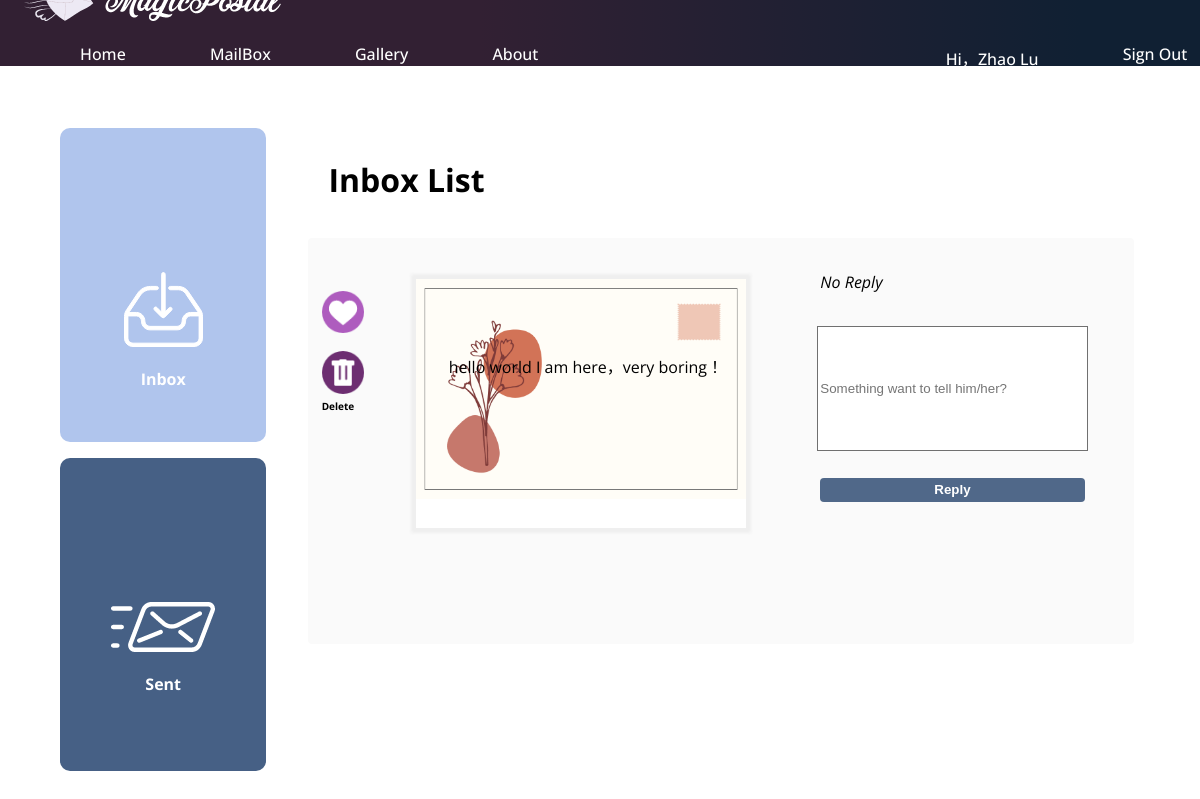
The app's page /inbox-card-open.php?userCardId=13&replyId=26 (signed in) with its own data.
### tables this page shows
CREATE TABLE `user_postcard` (
  `id` int(16) NOT NULL,
  `user_id` int(16) NOT NULL COMMENT 'relate user table id',
  `card_id` int(16) NOT NULL COMMENT 'relate post_card_template table id',
  `content` longtext NOT NULL,
  `stamp_id` int(16) NOT NULL COMMENT 'relate stamp_template table id',
  `send_ip` varchar(20) DEFAULT NULL,
  `country_code` varchar(10) DEFAULT NULL,
  `city_code` varchar(10) DEFAULT NULL,
  `area_code` varchar(10) DEFAULT NULL,
  `status` int(2) NOT NULL COMMENT '1:pending;2:sent;3:deleted',
  `send_to` varchar(100) DEFAULT NULL,
  `send_date` date DEFAULT NULL,
  `created_on` timestamp NOT NULL DEFAULT current_timestamp(),
  `modified_on` timestamp NULL DEFAULT NULL COMMENT 'last modified time'
);

CREATE TABLE `postcard_template` (
  `id` int(16) NOT NULL,
  `card_name` varchar(50) NOT NULL,
  `img_url` varchar(500) NOT NULL,
  `icon_url` varchar(500) DEFAULT NULL,
  `order_no` int(2) NOT NULL,
  `description` varchar(500) DEFAULT NULL COMMENT 'description about the card',
  `created_on` timestamp NOT NULL DEFAULT current_timestamp() ON UPDATE current_timestamp() COMMENT 'created date and time',
  `modified_on` timestamp NULL DEFAULT '0000-00-00 00:00:00' COMMENT 'last modified date and time'
);

### inbox-card-open.php (the view, shortened to what this page needs)
<?php
$userCardId = $_GET["userCardId"];
$replyId = $_GET["replyId"];
include("includes/db-config.php");
$userId = $_SESSION["userId"];
$stmt = $pdo->prepare("SELECT a1.id,a1.`card_id`,a1.`stamp_id`,a1.`content`,a1.`country_code`,a1.`city_code`,a1.`area_code`,a1.`created_on`,
                                a2.`card_name`,a2.`img_url` AS card_url,
                                a3.`stamp_name`,a3.`img_url` AS stamp_url
                                FROM `user_postcard` AS a1
                                LEFT JOIN `postcard_template` AS a2 ON a2.`id` = a1.`card_id`
                                LEFT JOIN `stamp_template` AS a3 ON a3.`id` = a1.`stamp_id`
                                WHERE a1.`id` = '$userCardId'
                                ORDER BY a1.`created_on` DESC, a1.`id` DESC;");
$count = $pdo->query("SELECT count(1) as c FROM `user_postcard_reply` AS a1
                        INNER JOIN `user_postcard` AS a4 ON a4.`id` = a1.`user_postcard_id`
                        WHERE a1.`status` = 2
                        AND a1.`user_postcard_id` = '$userCardId';");
  try{
      $stmt->execute();
  } catch(PDOException $e) {
      echo 'Error: ' . $e->getMessage();
  }
?>
<!DOCTYPE html>
<html>
    <head>
      <link rel="stylesheet" href="css/main.css" />
      <link rel="stylesheet" href="css/send-history-inbox-card-open.css" />
    </head>
    <body>
    <header>
        <div id="header" >
            <?php include("head.php"); ?>
        </div>
    </header>
    <div id="inbox-content">
    <div class="flag">
    <div id="sendinbox">
      <div class='col2 left-top' onclick="location.href='inbox.php'">
            <img src="images/mailbox/mailbox_inbox_icon.png" alt="">
            <p>Inbox</p>
      </div>
      <div class='col2 left-bottom' onclick="location.href='sendbox.php'" >
            <img src="images/mailbox/mailbox_sent_icon.png" alt="">
            <p>Sent</p>
      </div>
  </div>
      <div class='col1 right'>
            <div id="inbox-title">
              <img src="images/back_black.png" alt="">
              <h1>Inbox List</h1>
            </div>
    <?php
        while($row = $stmt->fetch(PDO::FETCH_ASSOC)) {
    ?>
        <div class="showCard-list">
            <div class="cardLeft">
                    <div class="likesDiv">
                        <img id="like_img" src="images/mailbox/mailbox_inbox_card_likes.png" alt="unlike" onclick="like_unlike(<?php echo $userId ?>, <?php echo $userCardId ?>)">
                    </div>
                    <div class="deleteDiv" >
                        <img src="images/mailbox/mailbox_inbox_card_delete.png" alt="" onclick="deleteInnerCard(<?php echo $replyId ?>)">
                        <div id="deletephp"> Delete </div>
                    </div>
            </div>
            <div class="cardMid">
                <div class="cardDetail">
                        <div class="postcard">
                            <img src="images/<?php echo($row['card_url']) ?>" alt=""/>
                        </div>
                        <div class="cardWords">
                            <?php echo($row['content']) ?>
                        </div>
                </div>
            </div>
        <?php
            }
        ?>
            <div class="cardRight">
                <div class="cardInfo">
            <?php
                    foreach($count as $s){
                        if ($s['c']=='0'){
                            echo ("<p>No Reply</p>");
                        }
                    }
            ?>
            </div>
                 <input id="fdback1"type="text" name="" value="" placeholder="Something want to tell him/her?">
                 <input id="replyButton" type="button" name="" value="Reply">
            </div>
        </div>
        </div>
    </div>
    </body>
    </html>

### css/main.css (style rules this page uses)
body { padding:0; margin:0; font-family: 'Open Sans', sans-serif; font-size: 16px; }
#header { background: linear-gradient(to right,#322033 40%, #102033 90%); z-index: 1; width:100%; height:8%; margin:0 auto; position:fixed; top:0; display: flex; justify-content: space-around; align-items: center; }

### css/send-history-inbox-card-open.css (style rules this page uses)
body { background-image: url('../images/mailbox/mailbox_bg.png'); background-size: cover; }
#inbox-content { height: 700px !important; width: auto; margin-top: 8em; margin-bottom: 3em; margin-left: 5vw; margin-right: 7vw; color: transparent; position: absolute; top:0; left:0; }
.flag { position:relative; display:flex; flex-flow:column wrap; width:86vw; height:80vh; }
.right { background:white; }
.left-top { background:#B0C5ED; }
.left-bottom { background:#466085; }
.col1 { width:80%; height:100%; border-radius: 10px; padding: 30px; margin-left: 10px; }
.col2 { border-radius: 10px; cursor: pointer; height: 49%; width: 100%; text-align: center; }
#sendinbox { width:20%; height:100%; border-radius: 10px; padding: 0 .2% 0 0; }
.col2 p { color: white; font-weight: bold; position: relative; }
.left-top { margin-bottom: 6%; }
.left-top img { margin-top: 70%; }
.left-bottom img { margin-top: 70%; }
#inbox-title { width: 100%; float: left; }
#inbox-title h1 { color: black; float: left; margin-top: 0px; }
#inbox-title img { float:left; padding: 10px; }
.showCard-list { margin-top: 5em; background-color: #FAFAFA; color: black; width: 100%; height: 70%; border-radius: 4px; position: relative; }
.cardLeft { width: 8%; height: 100%; float: left; font-weight: bold; position: relative; }
.likesDiv { margin-top: 80%; margin-left: 20%; }
.deleteDiv { margin-left: 20%; }
#likesphp,#deletephp { font-size: 10px; margin: auto; }
.likesDiv img { width: 80%; position: relative; }
.deleteDiv img { width: 80%; position: relative; }
.deleteDiv { margin-top: 20%; }
.cardMid { width: 50%; height: 100%; float: left; }
.cardDetail { width: 80%; background-color:#FFFFFF; margin: 10%; box-shadow: #EFEFEF 0px 0px 3px 5px; }
.postcard { position: relative; }
.postcard img { position: relative; width: 100%; }
.cardWords { position: relative; text-align: left; margin-left: 10%; top:-150px; overflow: hidden; }
.cardRight { width: 40%; height: 100%; float: left; overflow: hidden; text-align: center; }
.cardInfo { margin-top: 10%; }
.cardInfo p { font-style: italic; text-align: left; text-indent: 10%; }
#fdback1 { margin-top:5%; width: 80%; height: 30%; border: 1px solid #707070; }
#replyButton { margin-top: 8%; width: 80%; height: 6%; margin-left: auto; background-color: #506889; color:white; border: 0; font-weight: bold; border-radius: 4px; }

### records on screen
user_postcard: postcard_template.img_url (picture), content "hello world I am here，very boring！"

### other values on screen
$_SESSION["nickName"] "Zhao Lu"
